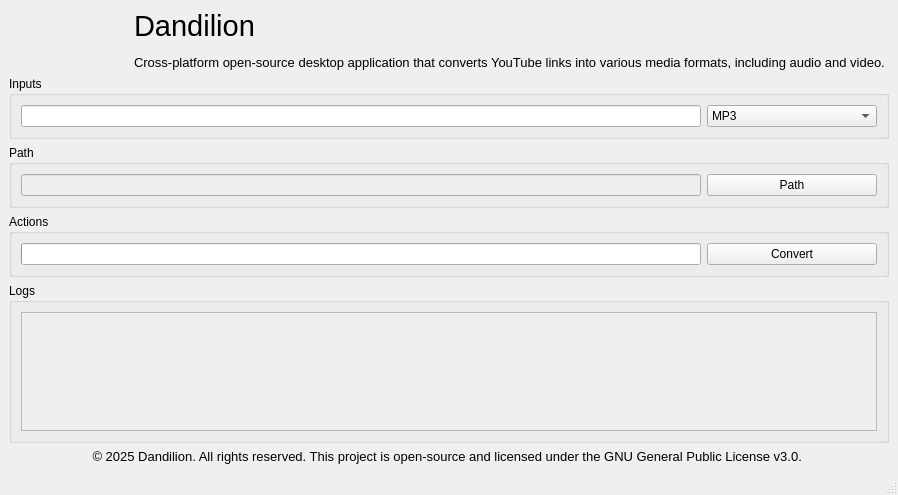
<?xml version="1.0" encoding="UTF-8"?>
<ui version="4.0">
 <author>AmbitiousFlow</author>
 <class>MainWindow</class>
 <widget class="QMainWindow" name="MainWindow">
  <property name="enabled">
   <bool>true</bool>
  </property>
  <property name="geometry">
   <rect>
    <x>0</x>
    <y>0</y>
    <width>898</width>
    <height>495</height>
   </rect>
  </property>
  <property name="windowTitle">
   <string>Dandilion</string>
  </property>
  <property name="windowIcon">
   <iconset resource="../resources/assets.qrc">
    <normaloff>:/icons/assets/icons8-dandelion-100.png</normaloff>:/icons/assets/icons8-dandelion-100.png</iconset>
  </property>
  <property name="iconSize">
   <size>
    <width>10</width>
    <height>10</height>
   </size>
  </property>
  <property name="animated">
   <bool>true</bool>
  </property>
  <property name="tabShape">
   <enum>QTabWidget::TabShape::Rounded</enum>
  </property>
  <widget class="QWidget" name="MainLayout">
   <layout class="QGridLayout" name="gridLayout_2">
    <item row="4" column="0">
     <widget class="QGroupBox" name="LogsOutputBox">
      <property name="title">
       <string>Logs</string>
      </property>
      <layout class="QGridLayout" name="gridLayout_3">
       <item row="1" column="0">
        <widget class="QTextEdit" name="LogsTextEdit">
         <property name="enabled">
          <bool>false</bool>
         </property>
        </widget>
       </item>
      </layout>
     </widget>
    </item>
    <item row="3" column="0">
     <widget class="QGroupBox" name="ActionsGroupBox">
      <property name="title">
       <string>Actions</string>
      </property>
      <layout class="QGridLayout" name="gridLayout_5">
       <item row="1" column="0">
        <widget class="QProgressBar" name="DownloadProgress">
         <property name="sizePolicy">
          <sizepolicy hsizetype="Expanding" vsizetype="Fixed">
           <horstretch>4</horstretch>
           <verstretch>0</verstretch>
          </sizepolicy>
         </property>
         <property name="value">
          <number>0</number>
         </property>
         <property name="textVisible">
          <bool>false</bool>
         </property>
         <property name="orientation">
          <enum>Qt::Orientation::Horizontal</enum>
         </property>
         <property name="textDirection">
          <enum>QProgressBar::Direction::TopToBottom</enum>
         </property>
        </widget>
       </item>
       <item row="1" column="1">
        <widget class="QPushButton" name="ConvertButton">
         <property name="sizePolicy">
          <sizepolicy hsizetype="Minimum" vsizetype="Fixed">
           <horstretch>1</horstretch>
           <verstretch>0</verstretch>
          </sizepolicy>
         </property>
         <property name="text">
          <string>Convert</string>
         </property>
        </widget>
       </item>
      </layout>
     </widget>
    </item>
    <item row="0" column="0">
     <layout class="QGridLayout" name="TopLayout">
      <item row="0" column="1" colspan="2">
       <widget class="QLabel" name="Title">
        <property name="font">
         <font>
          <family>Segoe UI Historic</family>
          <pointsize>10</pointsize>
         </font>
        </property>
        <property name="text">
         <string>&lt;html&gt;&lt;head/&gt;&lt;body&gt;&lt;p&gt;&lt;span style=&quot; font-size:22pt;&quot;&gt;Dandilion&lt;/span&gt;&lt;/p&gt;&lt;p&gt;Cross-platform open-source desktop application that converts YouTube links into various media formats, including audio and video. &lt;/p&gt;&lt;/body&gt;&lt;/html&gt;</string>
        </property>
       </widget>
      </item>
      <item row="0" column="0">
       <layout class="QGridLayout" name="gridLayout_7">
        <item row="0" column="0">
         <widget class="QLabel" name="label">
          <property name="text">
           <string>&lt;html&gt;&lt;head/&gt;&lt;body&gt;&lt;p&gt;&lt;img src=&quot;:/icons/assets/icons8-dandelion-100.png&quot;/&gt;&lt;/p&gt;&lt;/body&gt;&lt;/html&gt;</string>
          </property>
         </widget>
        </item>
       </layout>
      </item>
     </layout>
    </item>
    <item row="5" column="0">
     <widget class="QLabel" name="FooterLabelWidget">
      <property name="text">
       <string>&lt;html&gt;&lt;head/&gt;&lt;body&gt;&lt;p align=&quot;center&quot;&gt;&lt;span style=&quot; font-size:10pt;&quot;&gt;© 2025 Dandilion. All rights reserved. This project is open-source and licensed under the GNU General Public License v3.0. &lt;/span&gt;&lt;/p&gt;&lt;/body&gt;&lt;/html&gt;</string>
      </property>
     </widget>
    </item>
    <item row="2" column="0">
     <widget class="QGroupBox" name="PathOptionGroupBox">
      <property name="title">
       <string>Path</string>
      </property>
      <layout class="QGridLayout" name="gridLayout_6">
       <item row="0" column="1">
        <widget class="QPushButton" name="PathButton">
         <property name="sizePolicy">
          <sizepolicy hsizetype="Minimum" vsizetype="Fixed">
           <horstretch>1</horstretch>
           <verstretch>0</verstretch>
          </sizepolicy>
         </property>
         <property name="text">
          <string>Path</string>
         </property>
        </widget>
       </item>
       <item row="0" column="0">
        <widget class="QLineEdit" name="PathLineEdit">
         <property name="enabled">
          <bool>false</bool>
         </property>
         <property name="sizePolicy">
          <sizepolicy hsizetype="Expanding" vsizetype="Fixed">
           <horstretch>4</horstretch>
           <verstretch>0</verstretch>
          </sizepolicy>
         </property>
        </widget>
       </item>
      </layout>
     </widget>
    </item>
    <item row="1" column="0">
     <widget class="QGroupBox" name="DataGroupBox">
      <property name="title">
       <string>Inputs</string>
      </property>
      <layout class="QGridLayout" name="gridLayout">
       <item row="0" column="1">
        <widget class="QLineEdit" name="UrlTextInput">
         <property name="sizePolicy">
          <sizepolicy hsizetype="Expanding" vsizetype="Fixed">
           <horstretch>4</horstretch>
           <verstretch>0</verstretch>
          </sizepolicy>
         </property>
        </widget>
       </item>
       <item row="0" column="2">
        <widget class="QComboBox" name="MediaTypeComboBox">
         <property name="sizePolicy">
          <sizepolicy hsizetype="Preferred" vsizetype="Fixed">
           <horstretch>1</horstretch>
           <verstretch>0</verstretch>
          </sizepolicy>
         </property>
         <item>
          <property name="text">
           <string>MP3</string>
          </property>
         </item>
         <item>
          <property name="text">
           <string>MP4</string>
          </property>
         </item>
        </widget>
       </item>
      </layout>
     </widget>
    </item>
   </layout>
  </widget>
  <widget class="QStatusBar" name="statusbar"/>
  <action name="actionAbout">
   <property name="icon">
    <iconset theme="QIcon::ThemeIcon::HelpFaq"/>
   </property>
   <property name="text">
    <string>About</string>
   </property>
  </action>
 </widget>
 <resources>
  <include location="../resources/assets.qrc"/>
 </resources>
 <connections/>
</ui>
